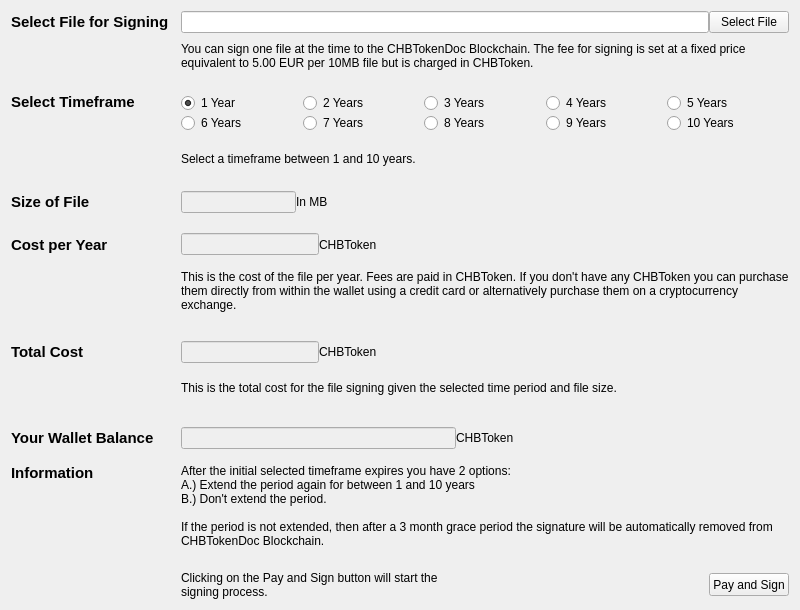
<?xml version="1.0" encoding="UTF-8"?>
<ui version="4.0">
 <class>SignFileDialog</class>
 <widget class="QWidget" name="SignFileDialog">
  <property name="geometry">
   <rect>
    <x>0</x>
    <y>0</y>
    <width>800</width>
    <height>610</height>
   </rect>
  </property>
  <property name="windowTitle">
   <string>CHBToken - Sign File</string>
  </property>
  <layout class="QGridLayout" name="gridLayout">
   <property name="horizontalSpacing">
    <number>12</number>
   </property>
   <property name="verticalSpacing">
    <number>9</number>
   </property>
   <item row="0" column="0">
    <widget class="QLabel" name="label_2">
     <property name="font">
      <font>
       <pointsize>11</pointsize>
       <weight>75</weight>
       <bold>true</bold>
      </font>
     </property>
     <property name="text">
      <string>Select File for Signing</string>
     </property>
     <property name="wordWrap">
      <bool>true</bool>
     </property>
    </widget>
   </item>
   <item row="11" column="1">
    <widget class="QLabel" name="label_8">
     <property name="text">
      <string>This is the total cost for the file signing given the selected time period and file size.
</string>
     </property>
     <property name="wordWrap">
      <bool>true</bool>
     </property>
    </widget>
   </item>
   <item row="2" column="1">
    <layout class="QHBoxLayout" name="horizontalLayout">
     <item>
      <layout class="QGridLayout" name="gridLayout_2">
       <item row="0" column="2">
        <widget class="QRadioButton" name="rB3Y">
         <property name="text">
          <string>3 Years</string>
         </property>
        </widget>
       </item>
       <item row="0" column="0">
        <widget class="QRadioButton" name="rB1Y">
         <property name="text">
          <string>1 Year</string>
         </property>
         <property name="checked">
          <bool>true</bool>
         </property>
        </widget>
       </item>
       <item row="0" column="3">
        <widget class="QRadioButton" name="rB4Y">
         <property name="text">
          <string>4 Years</string>
         </property>
        </widget>
       </item>
       <item row="0" column="1">
        <widget class="QRadioButton" name="rB2Y">
         <property name="text">
          <string>2 Years</string>
         </property>
        </widget>
       </item>
       <item row="0" column="4">
        <widget class="QRadioButton" name="rB5Y">
         <property name="text">
          <string>5 Years</string>
         </property>
        </widget>
       </item>
       <item row="1" column="0">
        <widget class="QRadioButton" name="rB6Y">
         <property name="text">
          <string>6 Years</string>
         </property>
        </widget>
       </item>
       <item row="1" column="1">
        <widget class="QRadioButton" name="rB7Y">
         <property name="text">
          <string>7 Years</string>
         </property>
        </widget>
       </item>
       <item row="1" column="2">
        <widget class="QRadioButton" name="rB8Y">
         <property name="text">
          <string>8 Years</string>
         </property>
        </widget>
       </item>
       <item row="1" column="3">
        <widget class="QRadioButton" name="rB9Y">
         <property name="text">
          <string>9 Years</string>
         </property>
        </widget>
       </item>
       <item row="1" column="4">
        <widget class="QRadioButton" name="rB10Y">
         <property name="text">
          <string>10 Years</string>
         </property>
        </widget>
       </item>
      </layout>
     </item>
    </layout>
   </item>
   <item row="4" column="0">
    <widget class="QLabel" name="label_14">
     <property name="font">
      <font>
       <pointsize>11</pointsize>
       <weight>75</weight>
       <bold>true</bold>
      </font>
     </property>
     <property name="text">
      <string>Size of File</string>
     </property>
    </widget>
   </item>
   <item row="5" column="0">
    <widget class="QLabel" name="label_3">
     <property name="font">
      <font>
       <pointsize>11</pointsize>
       <weight>75</weight>
       <bold>true</bold>
      </font>
     </property>
     <property name="text">
      <string>Cost per Year</string>
     </property>
    </widget>
   </item>
   <item row="1" column="1">
    <widget class="QLabel" name="label_5">
     <property name="text">
      <string>You can sign one file at the time to the CHBTokenDoc Blockchain. The fee for signing is set at a fixed price equivalent to 5.00 EUR per 10MB file but is charged in CHBToken.
</string>
     </property>
     <property name="wordWrap">
      <bool>true</bool>
     </property>
    </widget>
   </item>
   <item row="2" column="0">
    <widget class="QLabel" name="label">
     <property name="font">
      <font>
       <pointsize>11</pointsize>
       <weight>75</weight>
       <bold>true</bold>
      </font>
     </property>
     <property name="text">
      <string>Select Timeframe</string>
     </property>
     <property name="alignment">
      <set>Qt::AlignLeading|Qt::AlignLeft|Qt::AlignTop</set>
     </property>
     <property name="wordWrap">
      <bool>true</bool>
     </property>
    </widget>
   </item>
   <item row="10" column="1">
    <layout class="QHBoxLayout" name="horizontalLayout_4">
     <item>
      <widget class="QLineEdit" name="totalCost">
       <property name="enabled">
        <bool>false</bool>
       </property>
      </widget>
     </item>
     <item>
      <widget class="QLabel" name="label_11">
       <property name="text">
        <string>CHBToken</string>
       </property>
       <property name="margin">
        <number>5</number>
       </property>
      </widget>
     </item>
     <item>
      <spacer name="horizontalSpacer_11">
       <property name="orientation">
        <enum>Qt::Horizontal</enum>
       </property>
       <property name="sizeHint" stdset="0">
        <size>
         <width>40</width>
         <height>20</height>
        </size>
       </property>
      </spacer>
     </item>
     <item>
      <spacer name="horizontalSpacer_3">
       <property name="orientation">
        <enum>Qt::Horizontal</enum>
       </property>
       <property name="sizeHint" stdset="0">
        <size>
         <width>40</width>
         <height>20</height>
        </size>
       </property>
      </spacer>
     </item>
     <item>
      <spacer name="horizontalSpacer_2">
       <property name="orientation">
        <enum>Qt::Horizontal</enum>
       </property>
       <property name="sizeHint" stdset="0">
        <size>
         <width>40</width>
         <height>20</height>
        </size>
       </property>
      </spacer>
     </item>
    </layout>
   </item>
   <item row="5" column="1">
    <layout class="QHBoxLayout" name="horizontalLayout_2">
     <item>
      <widget class="QLineEdit" name="costPerYear">
       <property name="enabled">
        <bool>false</bool>
       </property>
      </widget>
     </item>
     <item>
      <widget class="QLabel" name="label_10">
       <property name="text">
        <string>CHBToken</string>
       </property>
       <property name="margin">
        <number>5</number>
       </property>
      </widget>
     </item>
     <item>
      <spacer name="horizontalSpacer_10">
       <property name="orientation">
        <enum>Qt::Horizontal</enum>
       </property>
       <property name="sizeHint" stdset="0">
        <size>
         <width>40</width>
         <height>20</height>
        </size>
       </property>
      </spacer>
     </item>
     <item>
      <spacer name="horizontalSpacer_4">
       <property name="orientation">
        <enum>Qt::Horizontal</enum>
       </property>
       <property name="sizeHint" stdset="0">
        <size>
         <width>40</width>
         <height>20</height>
        </size>
       </property>
      </spacer>
     </item>
     <item>
      <spacer name="horizontalSpacer">
       <property name="orientation">
        <enum>Qt::Horizontal</enum>
       </property>
       <property name="sizeHint" stdset="0">
        <size>
         <width>40</width>
         <height>20</height>
        </size>
       </property>
      </spacer>
     </item>
    </layout>
   </item>
   <item row="16" column="1">
    <layout class="QHBoxLayout" name="horizontalLayout_5">
     <item>
      <widget class="QLabel" name="label_12">
       <property name="text">
        <string>Clicking on the Pay and Sign button will start the signing process.</string>
       </property>
       <property name="wordWrap">
        <bool>true</bool>
       </property>
      </widget>
     </item>
     <item>
      <spacer name="horizontalSpacer_5">
       <property name="orientation">
        <enum>Qt::Horizontal</enum>
       </property>
       <property name="sizeHint" stdset="0">
        <size>
         <width>40</width>
         <height>20</height>
        </size>
       </property>
      </spacer>
     </item>
     <item>
      <widget class="QPushButton" name="payAndUpload">
       <property name="maximumSize">
        <size>
         <width>200</width>
         <height>23</height>
        </size>
       </property>
       <property name="text">
        <string>Pay and Sign</string>
       </property>
      </widget>
     </item>
    </layout>
   </item>
   <item row="10" column="0">
    <widget class="QLabel" name="label_4">
     <property name="font">
      <font>
       <pointsize>11</pointsize>
       <weight>75</weight>
       <bold>true</bold>
      </font>
     </property>
     <property name="text">
      <string>Total Cost</string>
     </property>
    </widget>
   </item>
   <item row="3" column="1">
    <widget class="QLabel" name="label_6">
     <property name="text">
      <string>Select a timeframe between 1 and 10 years.</string>
     </property>
     <property name="wordWrap">
      <bool>true</bool>
     </property>
    </widget>
   </item>
   <item row="4" column="1">
    <layout class="QHBoxLayout" name="horizontalLayout_6">
     <item>
      <widget class="QLineEdit" name="lineEdit">
       <property name="enabled">
        <bool>false</bool>
       </property>
       <property name="readOnly">
        <bool>false</bool>
       </property>
      </widget>
     </item>
     <item>
      <widget class="QLabel" name="label_15">
       <property name="text">
        <string>In MB</string>
       </property>
       <property name="margin">
        <number>5</number>
       </property>
      </widget>
     </item>
     <item>
      <spacer name="horizontalSpacer_9">
       <property name="orientation">
        <enum>Qt::Horizontal</enum>
       </property>
       <property name="sizeHint" stdset="0">
        <size>
         <width>40</width>
         <height>20</height>
        </size>
       </property>
      </spacer>
     </item>
     <item>
      <spacer name="horizontalSpacer_8">
       <property name="orientation">
        <enum>Qt::Horizontal</enum>
       </property>
       <property name="sizeHint" stdset="0">
        <size>
         <width>40</width>
         <height>20</height>
        </size>
       </property>
      </spacer>
     </item>
     <item>
      <spacer name="horizontalSpacer_7">
       <property name="orientation">
        <enum>Qt::Horizontal</enum>
       </property>
       <property name="sizeHint" stdset="0">
        <size>
         <width>40</width>
         <height>20</height>
        </size>
       </property>
      </spacer>
     </item>
     <item>
      <spacer name="horizontalSpacer_6">
       <property name="orientation">
        <enum>Qt::Horizontal</enum>
       </property>
       <property name="sizeHint" stdset="0">
        <size>
         <width>40</width>
         <height>20</height>
        </size>
       </property>
      </spacer>
     </item>
    </layout>
   </item>
   <item row="0" column="1">
    <layout class="QHBoxLayout" name="horizontalLayout_3">
     <item>
      <widget class="QLineEdit" name="fileName"/>
     </item>
     <item>
      <widget class="QPushButton" name="fileSelect">
       <property name="text">
        <string>Select File</string>
       </property>
      </widget>
     </item>
    </layout>
   </item>
   <item row="14" column="0">
    <widget class="QLabel" name="label_13">
     <property name="font">
      <font>
       <pointsize>11</pointsize>
       <weight>75</weight>
       <bold>true</bold>
      </font>
     </property>
     <property name="text">
      <string>Information</string>
     </property>
     <property name="alignment">
      <set>Qt::AlignLeading|Qt::AlignLeft|Qt::AlignTop</set>
     </property>
    </widget>
   </item>
   <item row="14" column="1">
    <layout class="QVBoxLayout" name="verticalLayout">
     <item>
      <widget class="QLabel" name="label_16">
       <property name="text">
        <string>After the initial selected timeframe expires you have 2 options:
A.) Extend the period again for between 1 and 10 years
B.) Don't extend the period.

If the period is not extended, then after a 3 month grace period the signature will be automatically removed from CHBTokenDoc Blockchain.
</string>
       </property>
       <property name="wordWrap">
        <bool>true</bool>
       </property>
      </widget>
     </item>
    </layout>
   </item>
   <item row="9" column="1">
    <widget class="QLabel" name="label_7">
     <property name="text">
      <string>This is the cost of the file per year. Fees are paid in CHBToken. If you don't have any CHBToken you can purchase them directly from within the wallet using a credit card or alternatively purchase them on a cryptocurrency exchange.
</string>
     </property>
     <property name="wordWrap">
      <bool>true</bool>
     </property>
    </widget>
   </item>
   <item row="12" column="1">
    <layout class="QHBoxLayout" name="horizontalLayout_7">
     <item>
      <widget class="QLineEdit" name="lineEdit_2">
       <property name="enabled">
        <bool>false</bool>
       </property>
      </widget>
     </item>
     <item>
      <widget class="QLabel" name="label_17">
       <property name="text">
        <string>CHBToken</string>
       </property>
       <property name="margin">
        <number>5</number>
       </property>
      </widget>
     </item>
     <item>
      <spacer name="horizontalSpacer_12">
       <property name="orientation">
        <enum>Qt::Horizontal</enum>
       </property>
       <property name="sizeHint" stdset="0">
        <size>
         <width>40</width>
         <height>20</height>
        </size>
       </property>
      </spacer>
     </item>
    </layout>
   </item>
   <item row="12" column="0">
    <widget class="QLabel" name="label_9">
     <property name="font">
      <font>
       <pointsize>11</pointsize>
       <weight>75</weight>
       <bold>true</bold>
      </font>
     </property>
     <property name="text">
      <string>Your Wallet Balance</string>
     </property>
     <property name="wordWrap">
      <bool>true</bool>
     </property>
    </widget>
   </item>
  </layout>
 </widget>
 <tabstops>
  <tabstop>fileName</tabstop>
  <tabstop>fileSelect</tabstop>
  <tabstop>rB1Y</tabstop>
  <tabstop>rB2Y</tabstop>
  <tabstop>rB3Y</tabstop>
  <tabstop>rB4Y</tabstop>
  <tabstop>rB5Y</tabstop>
  <tabstop>rB6Y</tabstop>
  <tabstop>rB7Y</tabstop>
  <tabstop>rB8Y</tabstop>
  <tabstop>rB9Y</tabstop>
  <tabstop>rB10Y</tabstop>
  <tabstop>lineEdit</tabstop>
  <tabstop>costPerYear</tabstop>
  <tabstop>totalCost</tabstop>
  <tabstop>lineEdit_2</tabstop>
  <tabstop>payAndUpload</tabstop>
 </tabstops>
 <resources/>
 <connections/>
</ui>
